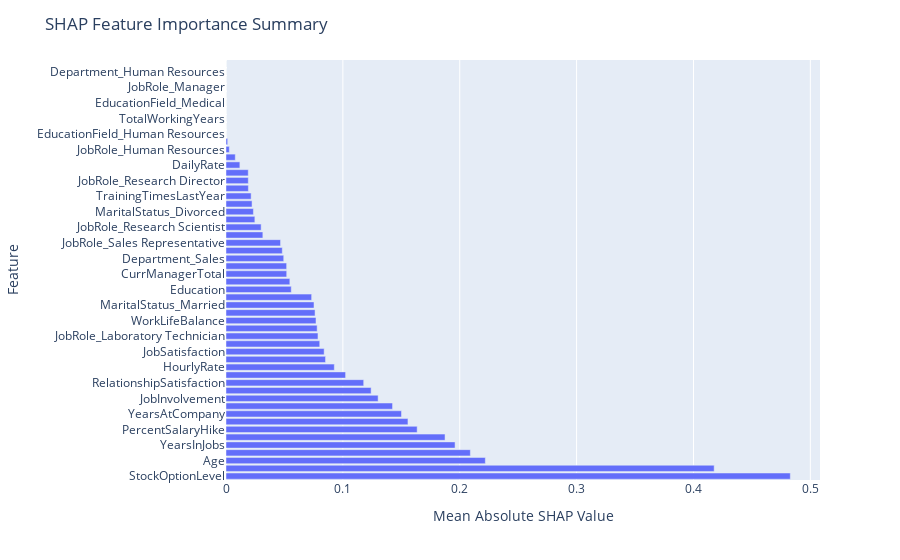

Source (notebook cell):
### Code cell
# Sort the SHAP DataFrame by mean absolute SHAP value
shap_dfs = shap_df.abs().mean().sort_values(ascending=False).reset_index(name='mean_abs_shap')

# Create a fig
fig = px.bar(shap_dfs, x='mean_abs_shap', y='index', orientation='h')


fig.update_xaxes(title='Mean Absolute SHAP Value')
fig.update_yaxes(title='Feature')
fig.update_layout(title='SHAP Feature Importance Summary')

fig.show()

### Figure 1 — Plotly figure (JSON) as saved in the notebook; plotly's stock layout.template omitted (floating-point values rounded to 4 significant figures)
{"data": [{"alignmentgroup": "True", "hovertemplate": "mean_abs_shap=%{x}<br>index=%{y}<extra></extra>", "legendgroup": "", "marker": {"color": "#636efa", "pattern": {"shape": ""}}, "name": "", "offsetgroup": "", "orientation": "h", "showlegend": false, "textposition": "auto", "type": "bar", "x": [0.4829, 0.4177, 0.2219, 0.2091, 0.196, 0.1874, 0.1636, 0.1557, 0.1502, 0.1425, 0.1302, 0.1242, 0.1178, 0.1023, 0.09269, 0.08518, 0.08398, 0.08021, 0.07871, 0.078, 0.077, 0.0762, 0.0753, 0.07327, 0.05583, 0.05462, 0.05194, 0.05188, 0.0494, 0.04816, 0.04668, 0.03153, 0.03007, 0.02469, 0.02345, 0.02229, 0.02151, 0.01916, 0.01907, 0.01904, 0.01187, 0.007935, 0.002843, 0.001425, 0, 0, 0, 0, 0, 0, 0, 0, 0, 0], "xaxis": "x", "y": ["StockOptionLevel", "OverTime", "Age", "MaritalStatus_Single", "YearsInJobs", "JobLevel", "PercentSalaryHike", "TotalSatisfaction", "YearsAtCompany", "MonthlyIncome", "JobInvolvement", "BusinessTravel_Travel_Frequently", "RelationshipSatisfaction", "MonthlyRate", "HourlyRate", "YearsInCurrentRole", "JobSatisfaction", "JobRole_Manufacturing Director", "JobRole_Laboratory Technician", "YearsSinceLastPromotion", "WorkLifeBalance", "Department_Research & Development", "MaritalStatus_Married", "NumCompaniesWorked", "Education", "EnvironmentSatisfaction", "CurrManagerTotal", "DistanceFromHome", "Department_Sales", "BusinessTravel_Non-Travel", "JobRole_Sales Representative", "YearsWithCurrManager", "JobRole_Research Scientist", "EducationField_Life Sciences", "MaritalStatus_Divorced", "JobHopper", "TrainingTimesLastYear", "BusinessTravel_Travel_Rarely", "JobRole_Research Director", "Gender", "DailyRate", "EducationField_Other", "JobRole_Human Resources", "Age_out", "EducationField_Human Resources", "EducationField_Marketing", "TotalWorkingYears", "DistanceFromHome_out", "EducationField_Medical", "EducationField_Technical Degree", "JobRole_Manager", "JobRole_Sales Executive", "Department_Human Resources", "JobRole_Healthcare Representative"], "yaxis": "y"}], "layout": {"autosize": true, "barmode": "relative", "legend": {"tracegroupgap": 0}, "margin": {"t": 60}, "title": {"text": "SHAP Feature Importance Summary"}, "xaxis": {"anchor": "y", "autorange": true, "domain": [0, 1], "range": [0, 0.5083], "title": {"text": "Mean Absolute SHAP Value"}, "type": "linear"}, "yaxis": {"anchor": "x", "autorange": true, "domain": [0, 1], "range": [-0.5, 53.5], "title": {"text": "Feature"}, "type": "category"}}}
